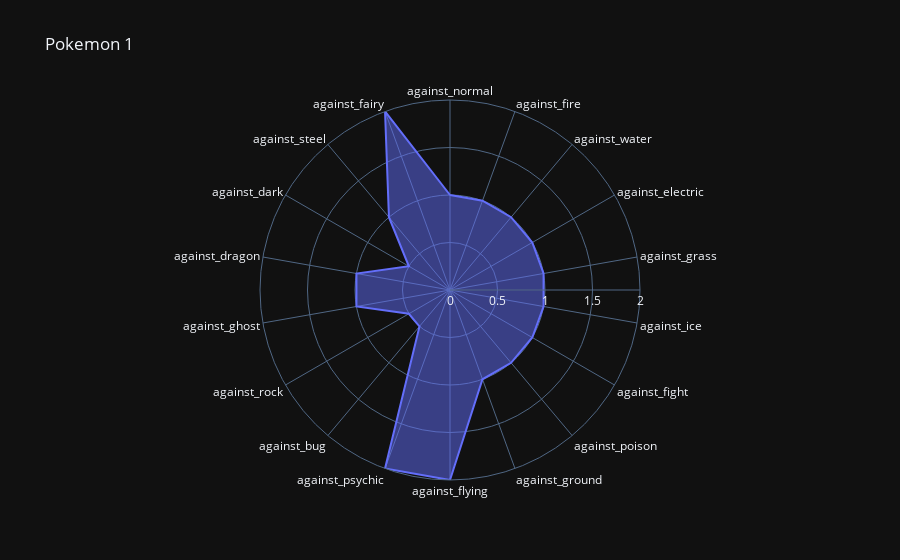

Write notebook code for a chart like this one.
### Code cell
px.line_polar(poke_1, r= 'valor', theta= 'atributo', line_close=True, title='Pokemon 1', template='plotly_dark').update_traces(fill='toself')

### Figure 1 — Plotly figure (JSON) as saved in the notebook; plotly's stock layout.template omitted (floating-point values rounded to 4 significant figures)
{"data": [{"fill": "toself", "hovertemplate": "valor=%{r}<br>atributo=%{theta}<extra></extra>", "legendgroup": "", "line": {"color": "#636efa", "dash": "solid"}, "marker": {"symbol": "circle"}, "mode": "lines", "name": "", "r": [1, 1, 1, 1, 1, 1, 1, 1, 1, 2, 2, 0.5, 0.5, 1, 1, 0.5, 1, 2, 1], "showlegend": false, "subplot": "polar", "theta": ["against_normal", "against_fire", "against_water", "against_electric", "against_grass", "against_ice", "against_fight", "against_poison", "against_ground", "against_flying", "against_psychic", "against_bug", "against_rock", "against_ghost", "against_dragon", "against_dark", "against_steel", "against_fairy", "against_normal"], "type": "scatterpolar"}], "layout": {"legend": {"tracegroupgap": 0}, "polar": {"angularaxis": {"direction": "clockwise", "rotation": 90}, "domain": {"x": [0, 1], "y": [0, 1]}}, "title": {"text": "Pokemon 1"}}}
